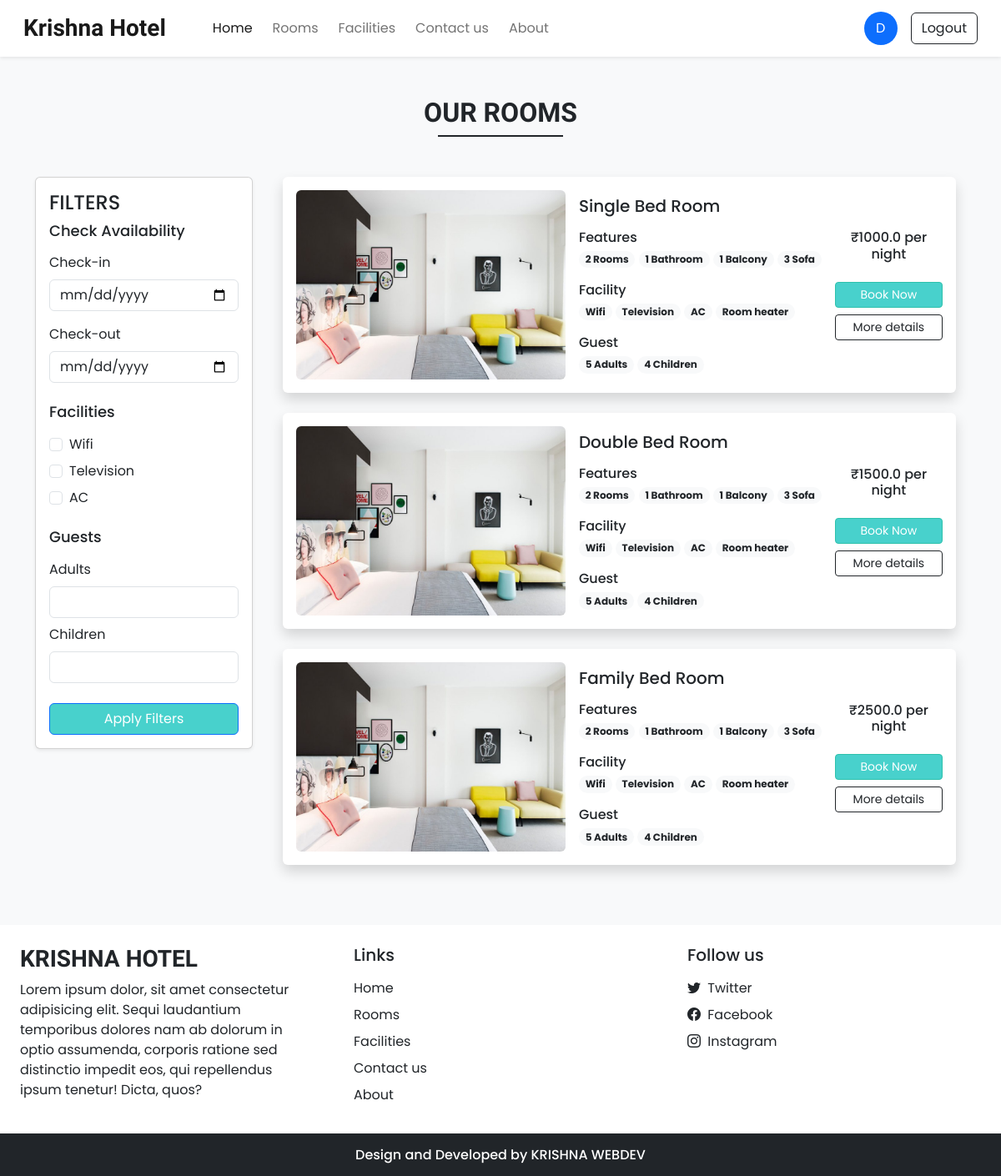
/rooms (signed in), run on the app's committed database.
### app.py (models this page shows, shortened)
class User(UserMixin, db.Model):
    id = db.Column(db.Integer, primary_key=True)
    username = db.Column(db.String(150), unique=True, nullable=False)
    email = db.Column(db.String(150), unique=True, nullable=False)
    password_hash = db.Column(db.String(256), nullable=False)
    is_admin = db.Column(db.Boolean, default=False)

class Room(db.Model):
    id = db.Column(db.Integer, primary_key=True)
    name = db.Column(db.String(100), nullable=False)
    price = db.Column(db.Float, nullable=False)
    status = db.Column(db.String(20), default='Available')
    image = db.Column(db.String(255), nullable=False, default='default.jpg')

### app.py (the view)
@app.route('/rooms', methods=['GET'])
def rooms():
    rooms_list = Room.query.filter_by(status='Available').all()
    return render_template('rooms.html', rooms=rooms_list)

### app.py (called while the page is built)
@login_manager.user_loader
def load_user(user_id):
    return User.query.get(int(user_id))

### templates/rooms.html (shortened to what this page needs)
<!DOCTYPE html>
<html lang="en">
<head>
    <link rel="stylesheet" href="css/common.css">
    <link rel="stylesheet" href="css/common.css">
    <link rel="stylesheet" href="https://cdn.jsdelivr.net/npm/swiper@11/swiper-bundle.min.css" />
    <link href="https://cdn.jsdelivr.net/npm/bootstrap@5.0.2/dist/css/bootstrap.min.css" rel="stylesheet">
    <link rel="stylesheet" href="https://cdn.jsdelivr.net/npm/bootstrap-icons@1.11.3/font/bootstrap-icons.min.css">
    <link href="https://cdn.jsdelivr.net/npm/bootstrap@5.3.0-alpha1/dist/css/bootstrap.min.css" rel="stylesheet">
    <link rel="stylesheet" href="css/common.css">
</head>
<body class="bg-light">
    <nav class="navbar navbar-expand-lg navbar-light bg-white px-lg-3 py-lg-2 shadow-sm sticky-top">
    <div class="container-fluid">
        <a class="navbar-brand me-5 fw-bold fs-3 h-font" href="{{ url_for('home') }}">Krishna Hotel</a>
        <div class="collapse navbar-collapse" id="navbarSupportedContent">
            <ul class="navbar-nav me-auto mb-2 mb-lg-0">
                <li class="nav-item">
                    <a class="nav-link active me-2" aria-current="page" href="{{ url_for('home') }}">Home</a>
                </li>
                <li class="nav-item">
                    <a class="nav-link me-2" href="{{ url_for('rooms') }}">Rooms</a>
                </li>
                <li class="nav-item">
                    <a class="nav-link me-2" href="{{ url_for('facilities') }}">Facilities</a>
                </li>
                <li class="nav-item">
                    <a class="nav-link me-2" href="{{ url_for('contact') }}">Contact us</a>
                </li>
                <li class="nav-item">
                    <a class="nav-link" href="{{ url_for('about') }}">About</a>
                </li>
            </ul>
            {% if current_user.is_authenticated %}
            <div class="d-flex align-items-center">
                <div class="rounded-circle bg-primary text-white d-flex justify-content-center align-items-center"
                     style="width:40px; height:40px;">
                    {{ current_user.username[0] | upper }}
                </div>
                <a href="{{ url_for('logout') }}" class="btn btn-outline-dark ms-3">Logout</a>
            </div>
            {% endif %}
        </div>
    </div>
</nav>
    <div class="my-5 px-4">
        <h2 class="fw-bold h-font text-center">OUR ROOMS</h2>
        <div class="h-line bg-dark"></div>
    </div>
    <div class="container">
        <div class="row">
            <div class="col-lg-3 col-md-12 mb-lg-0 mb-4">
                <form action="{{ url_for('rooms') }}" method="GET">
                    <div class="card shadow-sm mb-4">
                        <div class="card-body">
                            <h4 class="card-title">FILTERS</h4>
                            <div class="mb-4">
                                <h5 class="mb-3" style="font-size: 18px;">Check Availability</h5>
                                <label class="form-label">Check-in</label>
                                <input type="date" name="checkin" class="form-control mb-3">
                                <label class="form-label">Check-out</label>
                                <input type="date" name="checkout" class="form-control">
                            </div>
                            <div class="mb-4">
                                <h5 class="mb-3" style="font-size: 18px;">Facilities</h5>
                                <div class="form-check mb-2">
                                    <input type="checkbox" class="form-check-input" name="facilities" value="wifi" id="f1">
                                    <label class="form-check-label" for="f1">Wifi</label>
                                </div>
                                <div class="form-check mb-2">
                                    <input type="checkbox" class="form-check-input" name="facilities" value="television" id="f2">
                                    <label class="form-check-label" for="f2">Television</label>
                                </div>
                                <div class="form-check mb-2">
                                    <input type="checkbox" class="form-check-input" name="facilities" value="ac" id="f3">
                                    <label class="form-check-label" for="f3">AC</label>
                                </div>
                            </div>
                            <div class="mb-4">
                                <h5 class="mb-3" style="font-size: 18px;">Guests</h5>
                                <div class="mb-2">
                                    <label class="form-label">Adults</label>
                                    <input type="number" name="adults" class="form-control">
                                </div>
                                <div>
                                    <label class="form-label">Children</label>
                                    <input type="number" name="children" class="form-control">
                                </div>
                            </div>
                            <button type="submit" class="btn btn-primary w-100" style="background-color:mediumturquoise">Apply Filters</button>
                        </div>
                    </div>
                </form>
            </div>
            <div class="col-lg-9 col-md-12 px-4">
                {% for room in rooms %}
                <div class="card mb-4 border-0 shadow">
                    <div class="row g-0 p-3 align-items-center">
                        <div class="col-md-5 mb-lg-0 mb-md-0 mb-3">
                            <img src="{{ url_for('static', filename='Images/17.jpg') }}" class="img-fluid rounded" alt="{{ room.name }}">
                        </div>
                        <div class="col-md-5 px-lg-3 px-md-3 px-0">
                            <h5 class="mb-3">{{ room.name }}</h5>
                            <div class="features mb-3">
                                <h6 class="mb-1">Features</h6>
                                <span class="badge rounded-pill bg-light text-dark text-wrap">2 Rooms</span>
                                <span class="badge rounded-pill bg-light text-dark text-wrap">1 Bathroom</span>
                                <span class="badge rounded-pill bg-light text-dark text-wrap">1 Balcony</span>
                                <span class="badge rounded-pill bg-light text-dark text-wrap">3 Sofa</span>
                            </div>
                            <div class="facilities mb-3">
                                <h6 class="mb-1">Facility</h6>
                                <span class="badge rounded-pill bg-light text-dark text-wrap">Wifi</span>
                                <span class="badge rounded-pill bg-light text-dark text-wrap">Television</span>
                                <span class="badge rounded-pill bg-light text-dark text-wrap">AC</span>
                                <span class="badge rounded-pill bg-light text-dark text-wrap">Room heater</span>
                            </div>
                            <div class="guest">
                                <h6 class="mb-1">Guest</h6>
                                <span class="badge rounded-pill bg-light text-dark text-wrap">5 Adults</span>
                                <span class="badge rounded-pill bg-light text-dark text-wrap">4 Children</span>
                            </div>
                        </div>
                        <div class="col-md-2 mt-lg-0 mt-md-0 mt-4 text-center">
                            <h6 class="mb-4">₹{{ room.price }} per night</h6>
                            <a href="{{ url_for('book', room_id=room.id, checkin='2025-03-01', checkout='2025-03-05') }}" class="btn btn-sm w-100 text-white custom-bg shadow-none mb-2" style="background-color:mediumturquoise">Book Now</a>
                            <a href="{{ url_for('room_details', room_id=room.id) }}" class="btn btn-sm w-100 btn-outline-dark shadow-none">More details</a>
                        </div>
                    </div>
                </div>
                {% else %}
                <p>No rooms found matching your filters.</p>
                {% endfor %}
            </div>
        </div>
    </div>
    <div class="container-fluid bg-white mt-5">
        <div class="row">
            <div class="col-lg-4 p-4">
                <h3 class="h-font fw-bold fs-3 mb-2">KRISHNA HOTEL</h3>
                <p>
                    Lorem ipsum dolor, sit amet consectetur adipisicing elit.
                    Sequi laudantium temporibus dolores nam ab dolorum in optio assumenda,
                    corporis ratione sed distinctio impedit eos, qui repellendus ipsum tenetur! Dicta, quos?
                </p>
            </div>
            <div class="col-lg-4 p-4">
                <h5 class="mb-3">Links</h5>
                <a href="#" class="d-inline-block mb-2 text-dark text-decoration-none" aria-label="Go to Home">Home</a><br>
                <a href="#" class="d-inline-block mb-2 text-dark text-decoration-none" aria-label="Go to Rooms">Rooms</a><br>
                <a href="#" class="d-inline-block mb-2 text-dark text-decoration-none" aria-label="View Facilities">Facilities</a><br>
                <a href="#" class="d-inline-block mb-2 text-dark text-decoration-none" aria-label="Contact us">Contact us</a><br>
                <a href="#" class="d-inline-block mb-2 text-dark text-decoration-none" aria-label="About the hotel">About</a>
            </div>
            <div class="col-lg-4 p-4">
                <h5 class="mb-3">Follow us</h5>
                <a href="#" class="d-inline-block text-dark text-decoration-none mb-2" aria-label="Follow us on Twitter">
                    <i class="bi bi-twitter me-1"></i> Twitter
                </a><br>
                <a href="#" class="d-inline-block text-dark text-decoration-none mb-2" aria-label="Follow us on Facebook">
                    <i class="bi bi-facebook me-1"></i> Facebook
                </a><br>
                <a href="#" class="d-inline-block text-dark text-decoration-none" aria-label="Follow us on Instagram">
                    <i class="bi bi-instagram me-1"></i> Instagram
                </a><br>
            </div>
        </div>
    </div>
    <h6 class="text-center bg-dark text-white p-3 m-0">Design and Developed by KRISHNA WEBDEV</h6>
</body>
</html>

### css/common.css (style rules this page uses)
:root { --teal: #2ec1ac; --teal_hover: #279e8c; }
* { font-family: "Poppins", sans-serif; }
.h-font { font-family: "Merienda", cursive; }
input[type=number] { -moz-appearance: textfield; }
.custom-bg { background-color: var(--teal); border: 1px solid var(--teal); }
.h-line { width: 150px; margin: 0 auto; height: 1.7px; }

### data on the page
User: username "D"
Room: name "Single Bed Room", price "1000.0"
Room: name "Double Bed Room", price "1500.0"
Room: name "Family Bed Room", price "2500.0"
